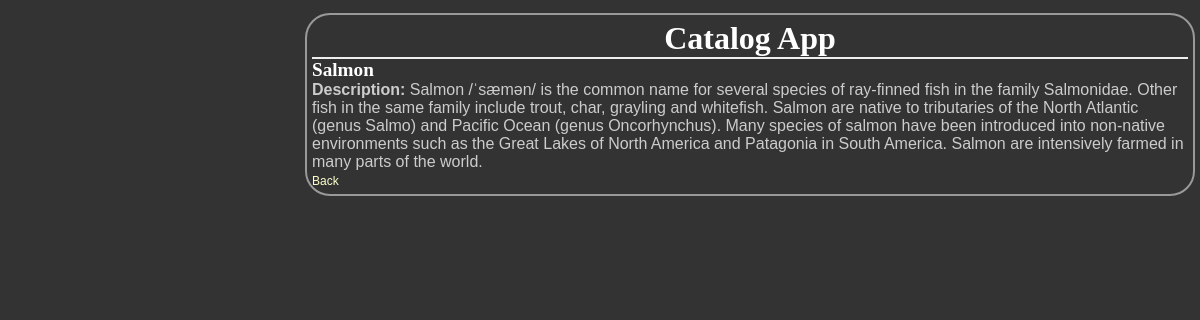
Screenshot of /1/4/ with the database file from the repository.
### project4/database_setup.py (models this page shows, shortened)
class Item(Base):
    __tablename__ = 'item'
    name = Column(String(80), nullable=False)
    id = Column(Integer, primary_key=True)
    description = Column(String(65536))
    category_id = Column(Integer, ForeignKey('category.id'))
    category = relationship(Category)

### project4/project4.py (the view)
@app.route('/<int:category_id>/<int:item_id>/')
def showItem(category_id, item_id):
    DBSession = sessionmaker(bind=engine)
    session = DBSession()
    item = session.query(Item).filter_by(
        category_id=category_id, id=item_id).one()
    return render_template('item.html', category_id=category_id, item_id=item_id, item=item)

### project4/templates/item.html (shortened to what this page needs)
<!DOCTYPE html>
<html>
<head>
    <link rel=stylesheet type=text/css href="{{url_for('static', filename='styles.css')}}">
</head>
<body>
    <div class="pane">
        <header>
            <h1>Catalog App</h1>
        </header>
        <main>
            <h2>{{item.name}}</h2>
            <div class="description"><Strong>Description: </Strong>
                {% if not item.description %}
                No description
                {% else %}
                {{item.description}}
                {% endif %}
            </div>
            <a href="{{url_for('showItems', category_id = category_id)}}">Back</a>
        </main>
</body>
</html>

### project4/static/styles.css (style rules this page uses)
body { font-family: sans-serif; background-color: #333333 }
h1, h2, h3, h4 { color: #ffffff; }
h1, h2 { font-family: 'georgia', serif; margin: 0; }
h1 { border-bottom: 2px solid #eee; }
h2 { font-size: 1.2em; }
a { text-decoration: none; color: #ffffcc; font-size: .75em; }
.pane { min-width: 50%; position: absolute; left: 25%; border: 2px solid; border-radius: 25px; padding: 5px; margin: 5px; border-color: #999999; background-color: #333333 }
header { left: 50%; text-align: center; }
.description { color: #cccccc; margin:0; }

### rows the page displays
Item: name "Salmon", description "Salmon /ˈsæmən/ is the common name for several species of ray-finned fish in the family Salmonidae. Other fish in the same family include trout, char, grayling and whitefish. Salmon are native to tributaries of the North Atlantic (genus Salmo) and Pacific Ocean (genus Oncorhynchus). Many species of salmon have been introduced into non-native environments such as the Great Lakes of North America and Patagonia in South America. Salmon are intensively farmed in many parts of the world."
